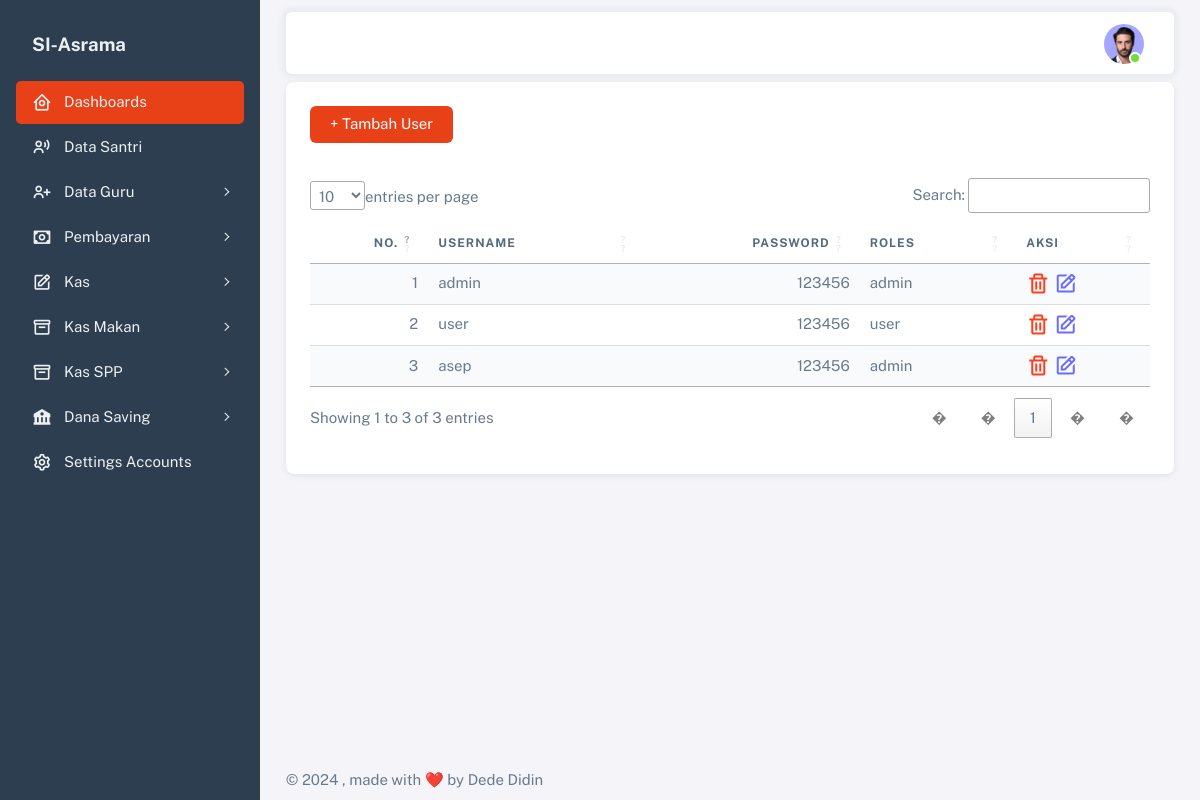
Screenshot of /index.php/account with the database file from the repository.
### tables this page shows
CREATE TABLE `tb_user` (
  `id` int(11) NOT NULL,
  `username` varchar(100) NOT NULL,
  `password` varchar(100) NOT NULL,
  `role` varchar(100) NOT NULL
);

### application/controllers/Account.php (called while the page is built, shortened)
<?php
class Account extends CI_Controller
{
    public function index()
    {
        $data['account'] = $this->db->get('tb_user')->result_array();
        $this->load->view('templates/header');
        $this->load->view('account/v_tampil', $data);
        $this->load->view('templates/footer');
    }
}

### index.php (called while the page is built, shortened)
<?php
require_once BASEPATH.'core/CodeIgniter.php';

### application/views/account/v_tampil.php (the view, shortened to what this page needs)
<div class="content-wrapper">
    <div class="container">
        <div class="row mt-2">
            <div class="col">
                <div class="card">
                    <div class="card-header">
                        <button type="button" class="btn text-white" style="background-color: #e84118" onclick="window.location.href='<?= site_url('account/add') ?>'">+ Tambah User</button>
                    </div>
                    <div class="card-body">
                        <table id="myTable" class="table table-striped">
                            <thead>
                                <th>No.</th>
                                <th>Username</th>
                                <th>Password</th>
                                <th>Roles</th>
                                <th>Aksi</th>
                            </thead>
                            <tbody>
                                <?php $no = 1;
                                foreach ($account as $s) : ?>
                                    <tr>
                                        <td><?= $no++; ?></td>
                                        <td><?= $s['username'] ?></td>
                                        <td><?= $s['password'] ?></td>
                                        <td><?= $s['role'] ?></td>
                                        <td>
                                            <a href="<?= site_url('account/hapus/' . $s['id']) ?>" onclick="return confirm('apakah anda ingin menghapus?')"><i class='bx bx-trash text-danger' style="font-size: 18pt;"></i></a>
                                            <a href="<?= site_url('account/edit/' . $s['id']) ?>"><i class='bx bx-edit text-primary' style="font-size: 18pt;"></i></a>
                                        </td>
                                    </tr>
                                <?php endforeach; ?>
                            </tbody>
                        </table>
                    </div>
                </div>
            </div>
        </div>
    </div>
</div>

### rows the page displays
tb_user: username "admin", password "123456", role "admin"
tb_user: username "user", password "123456", role "user"
tb_user: username "asep", password "123456", role "admin"
